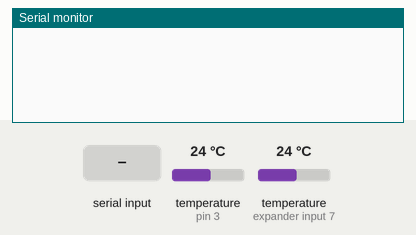
A sketch run on a simulated Arduino Uno, built with avr-gcc and run on an emulated ATmega328P. Parts: the last lines printed to the serial monitor. The inputs (shaded band) are chosen by the test bench; at power-on: temperature (sensors on pin 3, expander input 7) 24 °C.

Above: at 1.2 s.
1.3 s: "C#" received over Serial
At 1.6 s:
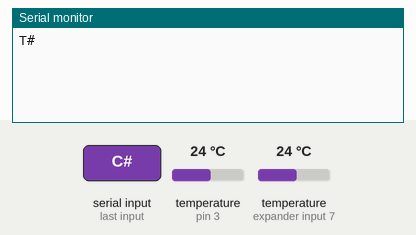
2.8 s: "R#" received over Serial
At 4.4 s:
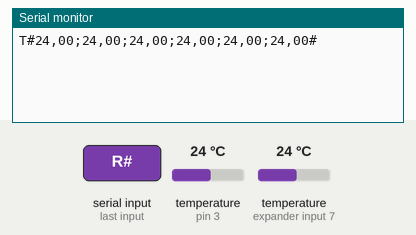

The sketch:

ArduinoTemperatureLogger.ino
```cpp
// (licence header left out)
#include <OneWire.h>
#include <DallasTemperature.h>
#define ONE_WIRE_BUS 3              // Arduino Pin on which the DS18S20 are installed
#define TEMPERATURE_PRECISION 12    //


// Setup a OneWire instance to communicate with any OneWire devices
OneWire oneWire(ONE_WIRE_BUS);

// Pass OneWire reference to Dallas Temperature
DallasTemperature sensors(&oneWire);

String cmd; // takes the command send from Serial-Port

// enter here the individual device addresses sensor by sensor
// run the Test sketch of the Dallas temperature libary first and note the indivudual addresses
DeviceAddress sensor1 = { 0x28, 0xF9, 0x91, 0x49, 0xF6, 0xFA, 0x3C, 0xCC };
DeviceAddress sensor2 = { 0x28, 0x25, 0x8D, 0x49, 0xF6, 0x6B, 0x3C, 0x2F };
DeviceAddress sensor3 = { 0x28, 0x25, 0x8D, 0x49, 0xF6, 0x6B, 0x3C, 0x2F };
DeviceAddress sensor4 = { 0x28, 0x25, 0x8D, 0x49, 0xF6, 0x6B, 0x3C, 0x2F };
DeviceAddress sensor5 = { 0x28, 0x25, 0x8D, 0x49, 0xF6, 0x6B, 0x3C, 0x2F };
DeviceAddress sensor6 = { 0x28, 0x25, 0x8D, 0x49, 0xF6, 0x6B, 0x3C, 0x2F };

void setup() {
  Serial.begin(9600); //start serial

  sensors.begin();

  sensors.setResolution(sensor1, TEMPERATURE_PRECISION); //12-bit
  sensors.setResolution(sensor2, TEMPERATURE_PRECISION); //12-bit
//  sensors.setResolution(sensor3, TEMPERATURE_PRECISION); //12-bit
//  sensors.setResolution(sensor4, TEMPERATURE_PRECISION); //12-bit
//  sensors.setResolution(sensor5, TEMPERATURE_PRECISION); //12-bit
//  sensors.setResolution(sensor6, TEMPERATURE_PRECISION); //12-bit
}

void loop() {

  if(Serial.available() > 0){

      cmd = Serial.readStringUntil('#');

      if(cmd == "C"){ // Check if a an Arduino Temperature Logger is connected
        Serial.print("T#");
      }

      if(cmd == "R") { // Temperature Reading command sent

        sensors.requestTemperatures();

        String tSensor1, tSensor2, tSensor3, tSensor4, tSensor5, tSensor6;

        // Read temperature, device by device
        tSensor1 = String(sensors.getTempC(sensor1));
        tSensor2 = String(sensors.getTempC(sensor2));
        tSensor3 = String(sensors.getTempC(sensor3));
        tSensor4 = String(sensors.getTempC(sensor4));
        tSensor5 = String(sensors.getTempC(sensor5));
        tSensor6 = String(sensors.getTempC(sensor6));

        // if no sensor conncected replace reading by ""
        tSensor1 == "-127.00" ? "" : tSensor1;
        tSensor2 == "-127.00" ? "" : tSensor2;
        tSensor3 == "-127.00" ? "" : tSensor3;
        tSensor4 == "-127.00" ? "" : tSensor4;
        tSensor5 == "-127.00" ? "" : tSensor5;
        tSensor6 == "-127.00" ? "" : tSensor6;

        // replace . in temperature readings with comma
        tSensor1.replace(".",",");
        tSensor2.replace(".",",");
        tSensor3.replace(".",",");
        tSensor4.replace(".",",");
        tSensor5.replace(".",",");
        tSensor6.replace(".",",");

        // build combined string, temperature readings separated by semicolon
        String serialString = tSensor1 + ";" + tSensor2 + ";" + tSensor3 + ";" + tSensor4 + ";" + tSensor5 + ";" + tSensor6 + "#";

        // send string to serial
        Serial.print(serialString);

      }
  }

}
```

Measured:
- after the input at 1.3 s, the serial monitor: prints a new line at once (image 1)
- after the input at 2.8 s, the serial monitor: prints a new line after 0.83 s (image 2)
